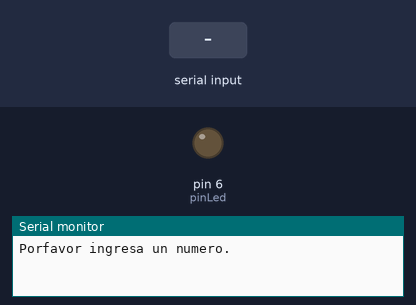
The sketch below on a simulated Arduino Uno, built with avr-gcc and run on an emulated ATmega328P. On the bench: output pins drawn as LEDs (lit = HIGH), the last lines printed to the serial monitor. Dashed ring = blinking. Inputs (shaded band) come from the test bench.

Above: at 1.2 s.
1.3 s: "90,45\n" received over Serial
At 2.7 s:
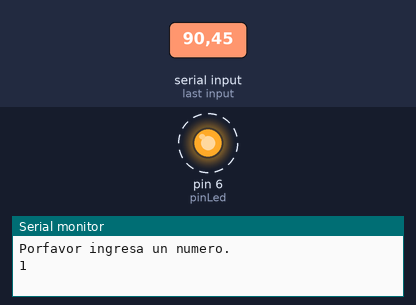
Timing chart, 0 to 10.3 s (numbered marks = the images above; inputs shaded):
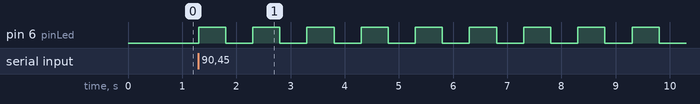

Measured:
- after the input at 1.3 s, pin 6 (pinLed): alternates HIGH for 0.50 s and LOW for 0.50 s, starting at once

The sketch:

ciclo__for_y_while.ino
```cpp
int number;
String msg1 = "Porfavor ingresa un numero.";
int pinLed = 6;

void setup() {
  pinMode(pinLed, OUTPUT);
  Serial.begin(9600);


}

void loop() {

  Serial.println(msg1);
  while (Serial.available() == 0){
  }
  number = Serial.parseInt();
  for (int i=1; i <= number; i++){
    digitalWrite(pinLed, HIGH);
    delay(500);
    Serial.println(i);
    digitalWrite(pinLed, LOW);
    delay(500);
  }


}
```
